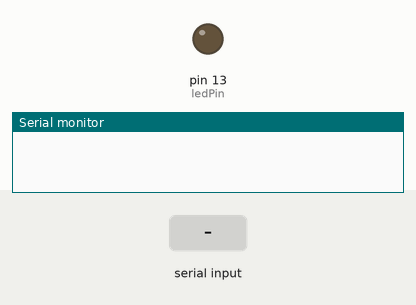
The sketch below on a simulated Arduino Uno, built with avr-gcc and run on an emulated ATmega328P. Shown: output pins drawn as LEDs (lit = HIGH), the last lines printed to the serial monitor. The test bench sets the inputs (shaded band).

Above: at 1.2 s.
1.3 s: "n" received over the second serial link
At 2.5 s:
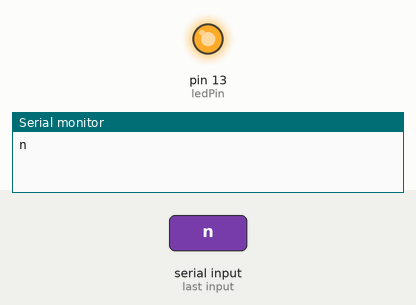
2.8 s: "1" received over the second serial link
At 3.7 s:
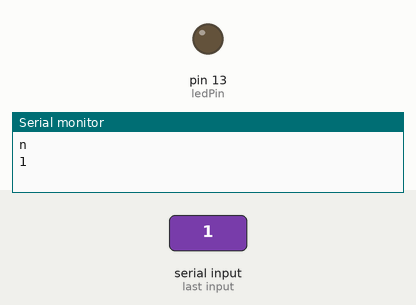
Timing chart, 0 to 5.8 s (numbered marks = the images above; inputs shaded):
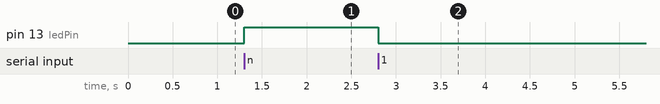

Measured:
- after the input at 1.3 s, pin 13 (ledPin): LOW → HIGH at once
- after the input at 2.8 s, pin 13 (ledPin): HIGH → LOW at once

The sketch:

BluetoothTest.ino
```cpp
#include <SoftwareSerial.h>

SoftwareSerial bt(7, 10);    //RX, TX
char command;       //Variable for imput instructions
const int ledPin = LED_BUILTIN;

void setup()
{
  bt.begin(9600);
  Serial.begin(9600);
  pinMode(ledPin, OUTPUT);
  digitalWrite(ledPin, LOW);
}

void loop()
{
  if(bt.available())
  {
    command = bt.read();
    if(command == 'n')
      digitalWrite(ledPin, HIGH);
    else
      digitalWrite(ledPin, LOW);
    Serial.println(command);
  }
}
```
